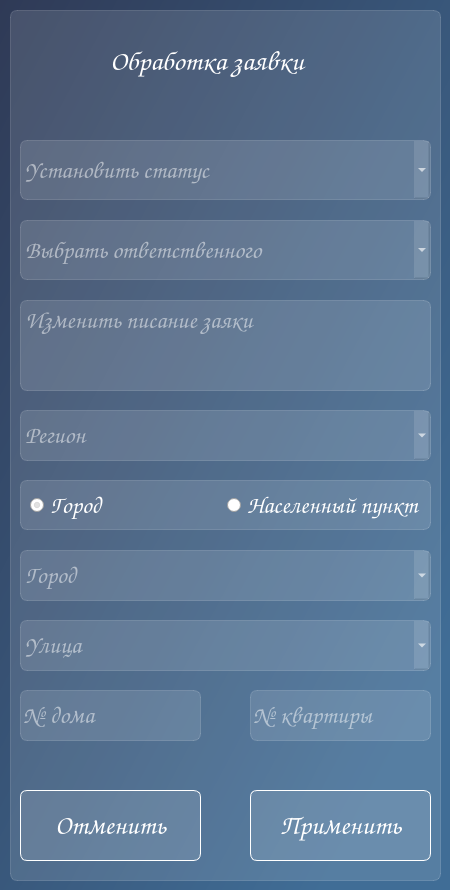
<?xml version="1.0" encoding="UTF-8"?>
<ui version="4.0">
 <class>MainWindow</class>
 <widget class="QMainWindow" name="MainWindow">
  <property name="windowModality">
   <enum>Qt::ApplicationModal</enum>
  </property>
  <property name="geometry">
   <rect>
    <x>0</x>
    <y>0</y>
    <width>450</width>
    <height>890</height>
   </rect>
  </property>
  <property name="minimumSize">
   <size>
    <width>450</width>
    <height>890</height>
   </size>
  </property>
  <property name="maximumSize">
   <size>
    <width>450</width>
    <height>890</height>
   </size>
  </property>
  <property name="windowTitle">
   <string>Application processing</string>
  </property>
  <property name="styleSheet">
   <string notr="true">background-color: qlineargradient(spread:pad, x1:0, y1:0, x2:0.840909, y2:0.881, stop:0 rgba(47, 58, 86, 255), stop:1 rgba(64, 109, 150, 255));
font-family: Comic Sans MS;</string>
  </property>
  <widget class="QWidget" name="centralwidget">
   <widget class="QFrame" name="frame">
    <property name="geometry">
     <rect>
      <x>10</x>
      <y>10</y>
      <width>431</width>
      <height>871</height>
     </rect>
    </property>
    <property name="styleSheet">
     <string notr="true">background-color: rgba(255,255,255, 30);
border: 1px solid rgba(255,255,255,40);
border-radius: 7px;</string>
    </property>
    <property name="frameShape">
     <enum>QFrame::StyledPanel</enum>
    </property>
    <property name="frameShadow">
     <enum>QFrame::Raised</enum>
    </property>
    <widget class="QPushButton" name="process_button">
     <property name="geometry">
      <rect>
       <x>240</x>
       <y>780</y>
       <width>181</width>
       <height>71</height>
      </rect>
     </property>
     <property name="styleSheet">
      <string notr="true">QPushButton {
color: white;
border-radius: 7px;
border-color: white;
font-weight: bold;
font-size: 20pt;
}
QPushButton:hover{
color: rgb(141, 170, 255);
}
QPushButton:pressed{
background-color: rgdargba(255, 255, 255, 70);
}</string>
     </property>
     <property name="text">
      <string>Применить</string>
     </property>
    </widget>
    <widget class="QLabel" name="label">
     <property name="geometry">
      <rect>
       <x>100</x>
       <y>20</y>
       <width>261</width>
       <height>61</height>
      </rect>
     </property>
     <property name="styleSheet">
      <string notr="true">color: white;
font-weight: bold;
font-size: 21pt;
background-color: none;
border: none;</string>
     </property>
     <property name="text">
      <string>Обработка заявки</string>
     </property>
    </widget>
    <widget class="QComboBox" name="statusComboBox">
     <property name="geometry">
      <rect>
       <x>10</x>
       <y>130</y>
       <width>411</width>
       <height>60</height>
      </rect>
     </property>
     <property name="styleSheet">
      <string notr="true">color: white;
font-size: 18pt;</string>
     </property>
     <property name="currentText">
      <string notr="true"/>
     </property>
     <property name="placeholderText">
      <string notr="true">Установить статус</string>
     </property>
     <item>
      <property name="text">
       <string notr="true">В работе</string>
      </property>
     </item>
     <item>
      <property name="text">
       <string>Выполнена</string>
      </property>
     </item>
    </widget>
    <widget class="QPushButton" name="canselButton">
     <property name="geometry">
      <rect>
       <x>10</x>
       <y>780</y>
       <width>181</width>
       <height>71</height>
      </rect>
     </property>
     <property name="styleSheet">
      <string notr="true">QPushButton {
color: white;
border-radius: 7px;
border-color: white;
font-weight: bold;
font-size: 20pt;
}
QPushButton:hover{
color: rgb(141, 170, 255);
}
QPushButton:pressed{
background-color: rgdargba(255, 255, 255, 70);
}</string>
     </property>
     <property name="text">
      <string>Отменить</string>
     </property>
     <property name="autoDefault">
      <bool>false</bool>
     </property>
     <property name="default">
      <bool>false</bool>
     </property>
     <property name="flat">
      <bool>false</bool>
     </property>
    </widget>
    <widget class="QComboBox" name="responsibleComboBox">
     <property name="geometry">
      <rect>
       <x>10</x>
       <y>210</y>
       <width>411</width>
       <height>60</height>
      </rect>
     </property>
     <property name="styleSheet">
      <string notr="true">color: white;
font-size: 18pt;</string>
     </property>
     <property name="currentText">
      <string notr="true"/>
     </property>
     <property name="placeholderText">
      <string notr="true">Выбрать ответственного</string>
     </property>
    </widget>
    <widget class="QTextEdit" name="text_description">
     <property name="geometry">
      <rect>
       <x>10</x>
       <y>290</y>
       <width>411</width>
       <height>91</height>
      </rect>
     </property>
     <property name="styleSheet">
      <string notr="true">color: white;
font-size: 18pt;</string>
     </property>
     <property name="placeholderText">
      <string>Изменить писание заяки</string>
     </property>
    </widget>
    <widget class="QComboBox" name="region_comboBox">
     <property name="geometry">
      <rect>
       <x>10</x>
       <y>400</y>
       <width>411</width>
       <height>51</height>
      </rect>
     </property>
     <property name="sizePolicy">
      <sizepolicy hsizetype="Fixed" vsizetype="Fixed">
       <horstretch>0</horstretch>
       <verstretch>0</verstretch>
      </sizepolicy>
     </property>
     <property name="styleSheet">
      <string notr="true">color: white;
font-size: 18pt;</string>
     </property>
     <property name="placeholderText">
      <string>Регион</string>
     </property>
    </widget>
    <widget class="QLineEdit" name="line_number_house">
     <property name="geometry">
      <rect>
       <x>10</x>
       <y>680</y>
       <width>181</width>
       <height>51</height>
      </rect>
     </property>
     <property name="sizePolicy">
      <sizepolicy hsizetype="Fixed" vsizetype="Fixed">
       <horstretch>0</horstretch>
       <verstretch>0</verstretch>
      </sizepolicy>
     </property>
     <property name="minimumSize">
      <size>
       <width>0</width>
       <height>0</height>
      </size>
     </property>
     <property name="maximumSize">
      <size>
       <width>111111</width>
       <height>16777215</height>
      </size>
     </property>
     <property name="styleSheet">
      <string notr="true">color: white;
font-size: 18pt;</string>
     </property>
     <property name="text">
      <string/>
     </property>
     <property name="maxLength">
      <number>6</number>
     </property>
     <property name="placeholderText">
      <string>№ дома</string>
     </property>
    </widget>
    <widget class="QComboBox" name="street_comboBox">
     <property name="geometry">
      <rect>
       <x>10</x>
       <y>610</y>
       <width>411</width>
       <height>51</height>
      </rect>
     </property>
     <property name="sizePolicy">
      <sizepolicy hsizetype="Fixed" vsizetype="Fixed">
       <horstretch>0</horstretch>
       <verstretch>0</verstretch>
      </sizepolicy>
     </property>
     <property name="styleSheet">
      <string notr="true">color: white;
font-size: 18pt;</string>
     </property>
     <property name="placeholderText">
      <string>Улица</string>
     </property>
    </widget>
    <widget class="QComboBox" name="city_comboBox">
     <property name="geometry">
      <rect>
       <x>10</x>
       <y>540</y>
       <width>411</width>
       <height>51</height>
      </rect>
     </property>
     <property name="sizePolicy">
      <sizepolicy hsizetype="Fixed" vsizetype="Fixed">
       <horstretch>0</horstretch>
       <verstretch>0</verstretch>
      </sizepolicy>
     </property>
     <property name="styleSheet">
      <string notr="true">color: white;
font-size: 18pt;</string>
     </property>
     <property name="placeholderText">
      <string>Город</string>
     </property>
    </widget>
    <widget class="QLineEdit" name="line_number_room">
     <property name="geometry">
      <rect>
       <x>240</x>
       <y>680</y>
       <width>181</width>
       <height>51</height>
      </rect>
     </property>
     <property name="sizePolicy">
      <sizepolicy hsizetype="Fixed" vsizetype="Fixed">
       <horstretch>0</horstretch>
       <verstretch>0</verstretch>
      </sizepolicy>
     </property>
     <property name="minimumSize">
      <size>
       <width>0</width>
       <height>0</height>
      </size>
     </property>
     <property name="maximumSize">
      <size>
       <width>111111</width>
       <height>16777215</height>
      </size>
     </property>
     <property name="styleSheet">
      <string notr="true">color: white;
font-size: 18pt;</string>
     </property>
     <property name="text">
      <string/>
     </property>
     <property name="maxLength">
      <number>6</number>
     </property>
     <property name="placeholderText">
      <string>№ квартиры</string>
     </property>
    </widget>
    <widget class="QGroupBox" name="groupBox">
     <property name="geometry">
      <rect>
       <x>10</x>
       <y>470</y>
       <width>411</width>
       <height>50</height>
      </rect>
     </property>
     <property name="title">
      <string/>
     </property>
     <layout class="QVBoxLayout" name="verticalLayout_2">
      <item>
       <layout class="QHBoxLayout" name="horizontalLayout">
        <item>
         <widget class="QRadioButton" name="city_radioButton">
          <property name="sizePolicy">
           <sizepolicy hsizetype="Preferred" vsizetype="Fixed">
            <horstretch>0</horstretch>
            <verstretch>0</verstretch>
           </sizepolicy>
          </property>
          <property name="styleSheet">
           <string notr="true">font-size: 18pt;
color: white;
background-color: none;
border: none;</string>
          </property>
          <property name="text">
           <string>Город</string>
          </property>
          <property name="checked">
           <bool>true</bool>
          </property>
         </widget>
        </item>
        <item>
         <widget class="QRadioButton" name="locality_radioButton">
          <property name="sizePolicy">
           <sizepolicy hsizetype="Preferred" vsizetype="Fixed">
            <horstretch>0</horstretch>
            <verstretch>0</verstretch>
           </sizepolicy>
          </property>
          <property name="styleSheet">
           <string notr="true">font-size: 18pt;
color: white;
background-color: none;
border: none;</string>
          </property>
          <property name="text">
           <string>Населенный пункт</string>
          </property>
         </widget>
        </item>
       </layout>
      </item>
     </layout>
    </widget>
   </widget>
  </widget>
 </widget>
 <resources/>
 <connections/>
</ui>
